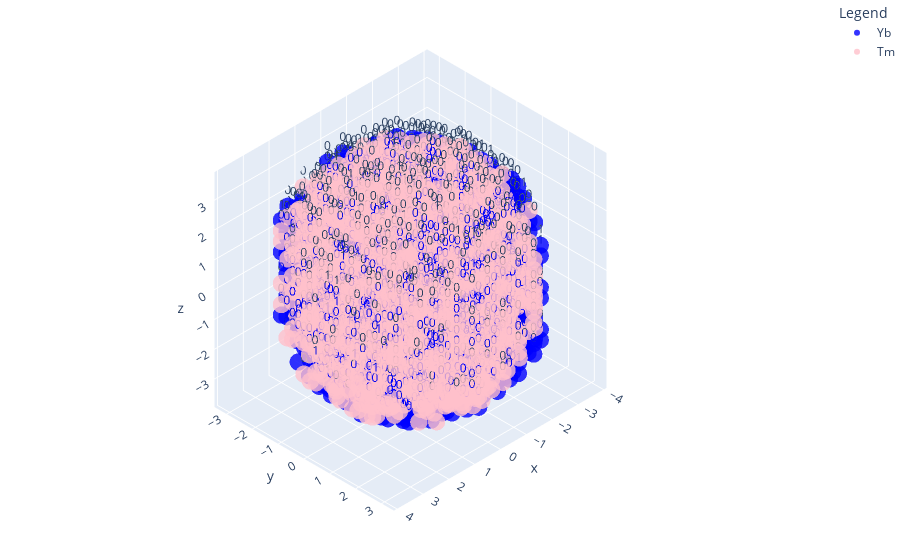

The cell this chart's notebook holds for it:
### Markdown cell above
## Simulation

### Create simulator

`simulator = Simulator(lattice)`

lattice is the lattice that you want to do simulation 2. simulator creates a deep copy of the lattice, meaning that we can run two simulations on the same lattice using `simulator1 = Simulator(lattice)` and `simulator2 = Simulator(lattice)`, and the results of the two simulations will not interfere with each other.

### Plots

`simulator.show_state()`: show the current state of the lattice. Shows the 3D plot of the lattice without Na.

`simulator.plot_distribution()`: plot the distribution of the energy levels of Yb and Tm. 

### Run simulation

`simulator.step()`: run the simulation for one step. Each step is 1 microsecond. 

`simulator.simulation(t1)`: run the simulation for t1 steps.

`simulator.simulation(t1, t2)`: run the simulation for t1 steps. Then, run the simulation until t2 steps (run t2-t1 steps in addition). For the last t2-t1 steps, emission stats are collected, and the average distributions for the t2-t1 steps are plotted. This method generates an average distribution plot, and returns (nir, blue) as average emission over the last t2-t1 seconds. 

### ODE simulation

`simulator.ode_distribution()`: run the ODE numerical simulation. This method automatically plots the Tm distribution as given by the ODE. This method returns the distribution (a list of 9 elements, the first element is the number of excited Yb, the rest 8 elements are the number of Tm ions in each state N0-N7).

### Code cell
tag_default={'c0':7.025758333333333e-39, # Yb-Yb resonant energy transfer
             'c1':8.823270689202585e-42,'c2':2.824326729780273e-41,'c3':2.510909737310349e-42,'c4':2.5507997193509964e-43,
             'k31':2.0458454593341336e-41,'k41':7.299896312979955e-41,'k51':1.2897342736133983e-40,
        'Ws':1000,
        'W10':125.48935641249709,
        'W21':3.318715560788497 + 149977.8404029679,'W20':176.99746253145912 + 50.01921044404302,
        'W32':34.206376660350635 + 7.407650126658919,'W31':66.54090079350377,'W30':778.6223334161804,
        'W43':1000.49241968088766640 + 1768677.8208097615,'W42':146.53082969740504,'W41':258.72754779151234 + 58.98152867828142,'W40':1725.685918453449,
        'W54':0.013601242611778256 + 0.017876416530239997 + 156605871.04362732,'W53':5.142484506889417 + 230669.86963087242,'W52':192.81631278900016,'W51':362.10251583753916,'W50':548.8209590762159,
        'W65':12.27244074045102,'W64':10045.2434631327987160,'W63':23.045067137896037,'W62':494.8335554945873,'W61':790.6119449426245,'W60':612.1894036274351,
        'W76':95.08404006966971,'W75':686.9558866118873,'W74':488.5169554820362,'W73':2125.9773631820567,'W72':94.77917251652532,'W71':2862.4113298030165,'W70':7073.7489463917145,
        'MPR21':0,'MPR43':0,
        'laser': 5.76*10**(-5)}

simulator = Simulator(lattice)
simulator.show_state()

### Figure 1 — Plotly figure (JSON) as saved in the notebook; plotly's stock layout.template omitted (floating-point values rounded to 4 significant figures; data arrays with more than 128 entries replaced by an {"elided": "..."} marker saying what was removed)
{"data": [{"marker": {"color": "blue", "opacity": 0.8, "size": 6}, "mode": "markers+text", "name": "Yb", "text": {"elided": "1701 str values"}, "textposition": "top center", "type": "scatter3d", "x": {"elided": "1701 float values"}, "y": {"elided": "1701 float values"}, "z": {"elided": "1701 float values"}}, {"marker": {"color": "pink", "opacity": 0.8, "size": 6}, "mode": "markers+text", "name": "Tm", "text": {"elided": "1701 str values"}, "textposition": "top center", "type": "scatter3d", "x": {"elided": "1701 float values"}, "y": {"elided": "1701 float values"}, "z": {"elided": "1701 float values"}}, {"marker": {"color": "gray", "opacity": 0.8, "size": 6}, "mode": "markers", "name": "Y", "textposition": "top center", "type": "scatter3d", "x": [], "y": [], "z": []}], "layout": {"legend": {"title": {"text": "Legend"}}, "margin": {"b": 0, "l": 0, "r": 0, "t": 0}, "scene": {"camera": {"projection": {"type": "orthographic"}}}}}
